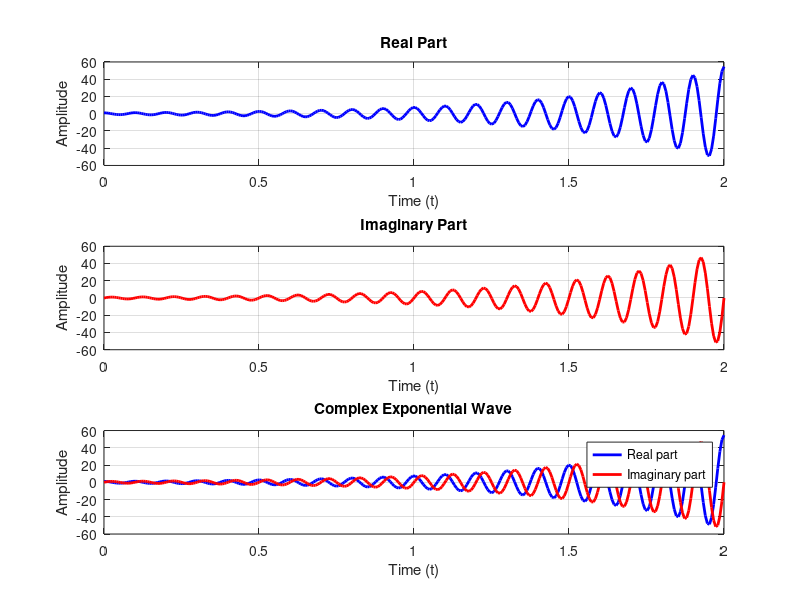

Write MATLAB code to recreate this figure.
a = 1;
f = 10;
phase = 0;
b= 2;
t = linspace(0, 2, 300);

x = a * exp(b*t).* exp(1i * (2*pi*f*t + phase));

subplot(3, 1, 1);
plot(t, real(x), 'blue', 'LineWidth', 2);
title('Real Part');
xlabel('Time (t)');
ylabel('Amplitude');
grid on;

subplot(3, 1, 2);
plot(t, imag(x), 'red', 'LineWidth', 2);
title('Imaginary Part');
xlabel('Time (t)');
ylabel('Amplitude');
grid on;

subplot(3, 1, 3);
plot(t, real(x), 'blue', 'LineWidth', 2);
hold on;
plot(t, imag(x), 'red', 'LineWidth', 2);
hold off;
title('Complex Exponential Wave');
xlabel('Time (t)');
ylabel('Amplitude');
grid on;
legend('Real part', 'Imaginary part');
